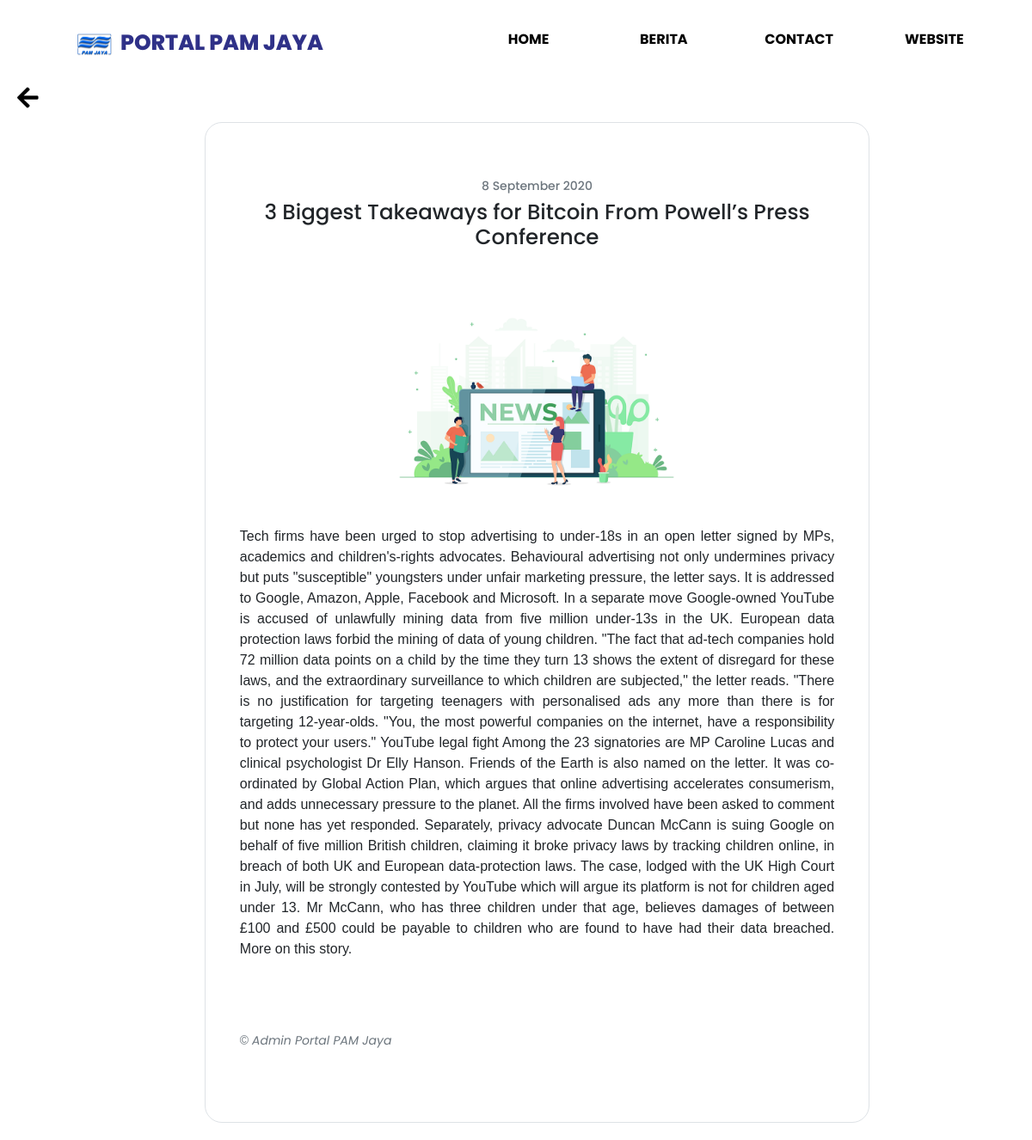
Screenshot of /berita/konten/7 with the database file from the repository.
### tables this page shows
CREATE TABLE `berita` (
  `id` int(11) NOT NULL,
  `judul` varchar(100) NOT NULL,
  `gambar` varchar(100) NOT NULL,
  `publishedAt` varchar(100) NOT NULL,
  `konten` longtext NOT NULL,
  `creator` varchar(100) NOT NULL
);

### application/controllers/Berita.php (called while the page is built, shortened)
<?php
class Berita extends CI_Controller
{
    public function __construct()
    {
        $this->load->model('Berita_model');
    }
    public function konten($id)
    {
        $data['title'] = 'Berita Internal | PAM Jaya';
        $data['berita'] = $this->Berita_model->getBeritaById($id);
        $this->load->view('templates/header', $data);
        $this->load->view('berita/konten',  $data);
        $this->load->view('templates/footer');
    }
}

### index.php (called while the page is built, shortened)
<?php
require_once BASEPATH.'core/CodeIgniter.php';

### application/models/Berita_model.php (called while the page is built, shortened)
<?php
class Berita_model extends CI_Model
{
    public function getBeritaById($id)
    {
        return $this->db->get_where('berita', ['id' => $id])->row_array();
    }
}

### application/views/berita/konten.php (the view)
<div class="container">
    <div class="row">
        <div class="page-konten">
            <a href="<?= base_url(); ?>berita"> <i class="fa fa-arrow-left back mb-3" aria-hidden="true"></i></a>
        </div>
        <div class="border col-lg-8 offset-md-2 text-center mt-5">
            <article class="konten-berita">
                <h6 class="card-subtitle mb-2 text-muted"><?= $berita['publishedAt']; ?></h6>
                <h3 class="mb-4"> <?= $berita['judul']; ?></h3>
                <div class="image-fit mx-auto mt-5 mb-5">
                    <img class="gambar-konten-berita mx-auto object-fit_contain" src="<?= base_url('assets/img/berita/') . $berita['gambar']; ?>" alt="image">
                </div>
                <p class="text-justify"> <?= $berita['konten']; ?>. </p>
                <p class="text-muted mt-5 pt-5" style="font-size: 14px;">&#169; <i> Admin Portal PAM Jaya</i></p>
            </article>
        </div>
    </div>
</div>

### assets/css/main.css (style rules this page uses)
* { margin: 0; padding: 0; font-family: 'Poppins', sans-serif; }
body, html { background-color: #ffffff; font-size: 14px; font-family: "Lato", sans-serif; margin: 10px 15px; }
.container { padding-left: 5px; padding-right: 5px; }
.image-fit { width: 400px; height: auto; border-radius: 6px; }
img.gambar-konten-berita { width: 100%; border-radius: 6px; }
.object-fit_contain { object-fit: contain }
*, *:before, *:after { -webkit-box-sizing: border-box; -moz-box-sizing: border-box; box-sizing: border-box; }
.page-konten { line-height: 1.6em; }
.border { border-width: 5px; border-style: solid; padding: 20px; border-radius: 20px; }
.konten-berita p { font-size: 16px; font-weight: 400; text-align: justify; font-family: Verdana, Tahoma, sans-serif; }
.konten-berita { margin-top: 30px; margin-bottom: 30px; padding: 20px; }
.page-konten .back { font-size: 2em; color: black; }

### rows the page displays
berita: publishedAt "8 September 2020", judul "3 Biggest Takeaways for Bitcoin From Powell’s Press Conference", gambar (picture), konten "Tech firms have been urged to stop advertising to under-18s in an open letter signed by MPs, academics and children's-rights advocates. Behavioural advertising not only undermines privacy but puts \"susceptible\" youngsters under unfair marketing pressure, the letter says. It is addressed to Google, Amazon, Apple, Facebook and Microsoft. In a separate move Google-owned YouTube is accused of unlawfully mining data from five million under-13s in the UK. European data protection laws forbid the mining of data of young children. \"The fact that ad-tech companies hold 72 million data points on a child by the time they turn 13 shows the extent of disregard for these laws, and the extraordinary…"
